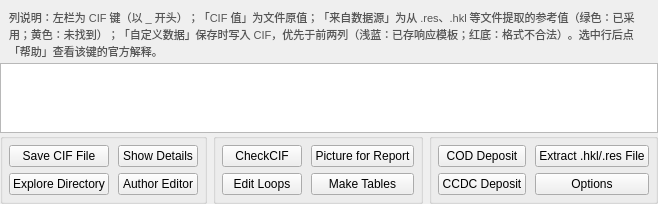
          <widget class="QWidget" name="page_MainTable">
           <layout class="QVBoxLayout" name="verticalLayout">
            <property name="spacing">
             <number>0</number>
            </property>
            <property name="leftMargin">
             <number>0</number>
            </property>
            <property name="topMargin">
             <number>6</number>
            </property>
            <property name="rightMargin">
             <number>0</number>
            </property>
            <property name="bottomMargin">
             <number>0</number>
            </property>
            <item>
             <widget class="QLabel" name="mainTableHintLabel">
              <property name="text">
               <string>列说明：左栏为 CIF 键（以 _ 开头）；「CIF 值」为文件原值；「来自数据源」为从 .res、.hkl 等文件提取的参考值（绿色：已采用；黄色：未找到）；「自定义数据」保存时写入 CIF，优先于前两列（浅蓝：已存响应模板；红底：格式不合法）。选中行后点「帮助」查看该键的官方解释。</string>
              </property>
              <property name="wordWrap">
               <bool>true</bool>
              </property>
              <property name="styleSheet">
               <string notr="true">color:#555555; font-size:11px; padding:3px 6px;</string>
              </property>
             </widget>
            </item>
            <item>
             <widget class="CifTableView" name="cif_main_table">
              <property name="sizeAdjustPolicy">
               <enum>QAbstractScrollArea::SizeAdjustPolicy::AdjustToContents</enum>
              </property>
              <property name="autoScroll">
               <bool>false</bool>
              </property>
              <property name="editTriggers">
               <set>QAbstractItemView::EditTrigger::AllEditTriggers</set>
              </property>
              <property name="selectionBehavior">
               <enum>QAbstractItemView::SelectionBehavior::SelectRows</enum>
              </property>
              <property name="verticalScrollMode">
               <enum>QAbstractItemView::ScrollMode::ScrollPerPixel</enum>
              </property>
              <property name="horizontalScrollMode">
               <enum>QAbstractItemView::ScrollMode::ScrollPerPixel</enum>
              </property>
              <property name="showGrid">
               <bool>true</bool>
              </property>
              <property name="gridStyle">
               <enum>Qt::PenStyle::SolidLine</enum>
              </property>
              <property name="sortingEnabled">
               <bool>false</bool>
              </property>
              <property name="wordWrap">
               <bool>true</bool>
              </property>
              <property name="cornerButtonEnabled">
               <bool>false</bool>
              </property>
             </widget>
            </item>
            <item>
             <layout class="QHBoxLayout" name="ButtonsHorizontalLayout">
              <property name="spacing">
               <number>6</number>
              </property>
              <item>
               <widget class="QGroupBox" name="groupBox">
                <property name="title">
                 <string/>
                </property>
                <layout class="QGridLayout" name="gridLayout_7">
                 <property name="leftMargin">
                  <number>6</number>
                 </property>
                 <property name="topMargin">
                  <number>6</number>
                 </property>
                 <property name="rightMargin">
                  <number>6</number>
                 </property>
                 <property name="bottomMargin">
                  <number>6</number>
                 </property>
                 <property name="horizontalSpacing">
                  <number>9</number>
                 </property>
                 <property name="verticalSpacing">
                  <number>6</number>
                 </property>
                 <item row="0" column="0">
                  <widget class="QPushButton" name="SaveCifButton">
                   <property name="toolTip">
                    <string>Saves the CIF file to name-finalcif.cif</string>
                   </property>
                   <property name="text">
                    <string>Save CIF File</string>
                   </property>
                  </widget>
                 </item>
                 <item row="1" column="0">
                  <widget class="QPushButton" name="ExploreDirButton">
                   <property name="toolTip">
                    <string>Saves the CIF file to name-finalcif.cif</string>
                   </property>
                   <property name="text">
                    <string>Explore Directory</string>
                   </property>
                  </widget>
                 </item>
                 <item row="0" column="1">
                  <widget class="QPushButton" name="DetailsPushButton">
                   <property name="text">
                    <string>Show Details</string>
                   </property>
                  </widget>
                 </item>
                 <item row="1" column="1">
                  <widget class="QPushButton" name="AuthorEditPushButton">
                   <property name="text">
                    <string>Author Editor</string>
                   </property>
                  </widget>
                 </item>
                </layout>
               </widget>
              </item>
              <item>
               <widget class="QGroupBox" name="groupBox_checkcif">
                <property name="title">
                 <string/>
                </property>
                <layout class="QGridLayout" name="gridLayout_15">
                 <property name="leftMargin">
                  <number>6</number>
                 </property>
                 <property name="topMargin">
                  <number>6</number>
                 </property>
                 <property name="rightMargin">
                  <number>6</number>
                 </property>
                 <property name="bottomMargin">
                  <number>6</number>
                 </property>
                 <property name="horizontalSpacing">
                  <number>9</number>
                 </property>
                 <property name="verticalSpacing">
                  <number>6</number>
                 </property>
                 <item row="1" column="0">
                  <widget class="QPushButton" name="LoopsPushButton">
                   <property name="text">
                    <string>Edit Loops</string>
                   </property>
                  </widget>
                 </item>
                 <item row="0" column="1">
                  <widget class="QPushButton" name="ReportPicPushButton">
                   <property name="text">
                    <string>Picture for Report</string>
                   </property>
                  </widget>
                 </item>
                 <item row="1" column="1">
                  <widget class="QPushButton" name="SaveFullReportButton">
                   <property name="text">
                    <string>Make Tables</string>
                   </property>
                  </widget>
                 </item>
                 <item row="0" column="0">
                  <widget class="QPushButton" name="CheckcifStartButton">
              <property name="toolTip">
               <string>使用本机 PLATON 离线验证，无需联网。结果显示在「PLATON CheckCIF 结果」页；点击 PLAT 警报可查看解释，常用条目附中文。</string>
              </property>
                   <property name="text">
                    <string>CheckCIF</string>
                   </property>
                  </widget>
                 </item>
                </layout>
               </widget>
              </item>
              <item>
               <widget class="QGroupBox" name="groupBox_tables">
                <property name="title">
                 <string/>
                </property>
                <layout class="QGridLayout" name="gridLayout">
                 <property name="leftMargin">
                  <number>6</number>
                 </property>
                 <property name="topMargin">
                  <number>6</number>
                 </property>
                 <property name="rightMargin">
                  <number>6</number>
                 </property>
                 <property name="bottomMargin">
                  <number>6</number>
                 </property>
                 <property name="horizontalSpacing">
                  <number>9</number>
                 </property>
                 <property name="verticalSpacing">
                  <number>6</number>
                 </property>
                 <item row="0" column="0">
                  <widget class="QPushButton" name="CODpushButton">
                   <property name="text">
                    <string>COD Deposit</string>
                   </property>
                  </widget>
                 </item>
                 <item row="0" column="1">
                  <widget class="QPushButton" name="ShredCifButton">
                   <property name="text">
                    <string>Extract .hkl/.res File</string>
                   </property>
                  </widget>
                 </item>
                 <item row="1" column="0">
                  <widget class="QPushButton" name="CCDCpushButton">
                   <property name="text">
                    <string>CCDC Deposit</string>
                   </property>
                  </widget>
                 </item>
                 <item row="1" column="1">
                  <widget class="QPushButton" name="OptionsPushButton">
                   <property name="text">
                    <string>Options</string>
                   </property>
                  </widget>
                 </item>
                </layout>
               </widget>
              </item>
             </layout>
            </item>
           </layout>
          </widget>
